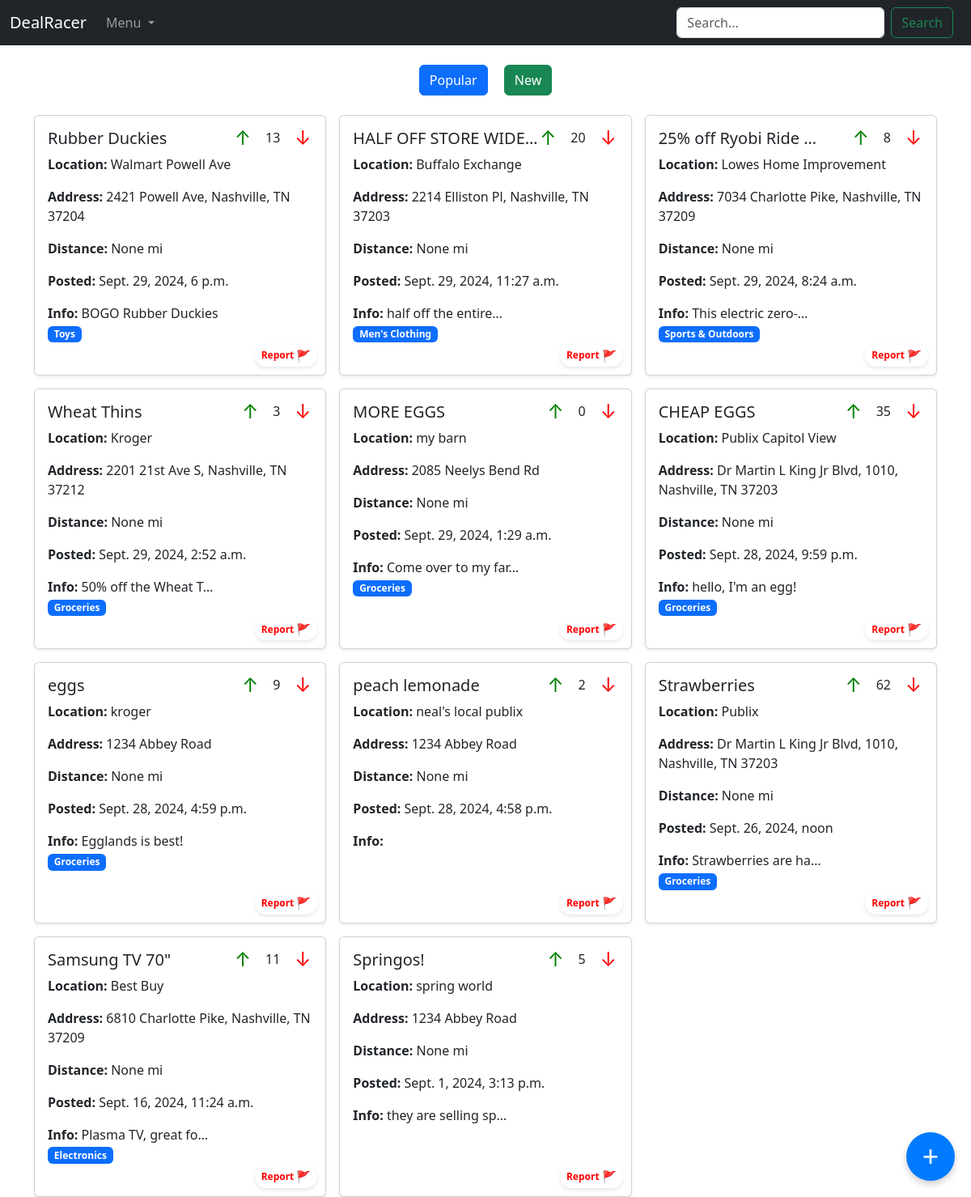
Page /app/ on the earlier database version.
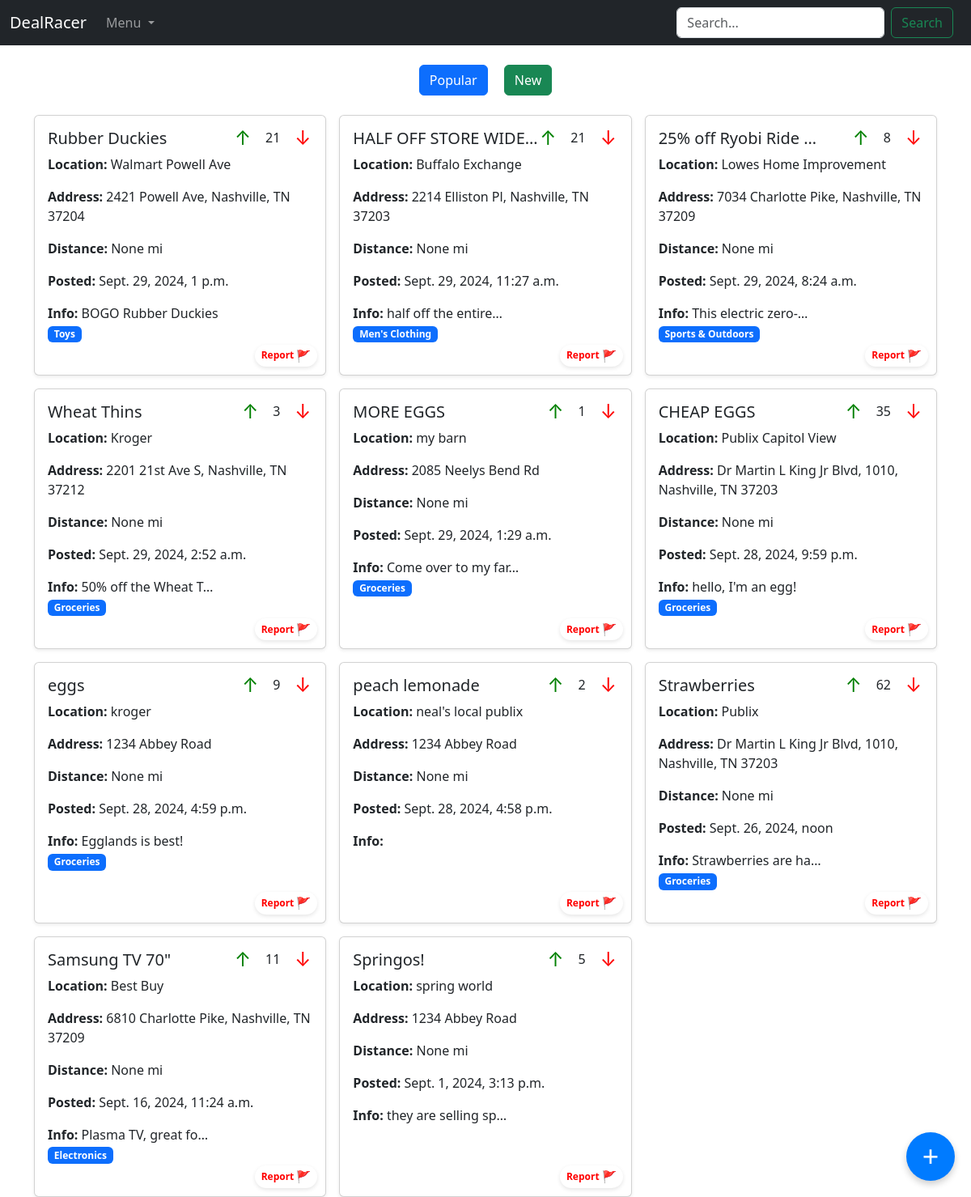
Same page on the later database version.
### deals/models.py (models this page shows, shortened)
class Post(models.Model):
    product_name = models.CharField(max_length=200)
    location_name = models.CharField(max_length = 200)
    location_street_address = models.CharField(max_length = 200)
    location_lat = models.FloatField(default = 36.1446206)
    location_long = models.FloatField(default = -86.8032659)
    info_text = models.CharField(max_length = 500)
    score = models.IntegerField(default = 0)
    post_date = models.DateTimeField("date posted")
    tags = models.ManyToManyField(Tag)

### deals/views.py (the view)
# urls.py: path("", views.home, name="home"),
def home(request) -> HttpResponse:
    user_lat = request.COOKIES.get('user_lat')
    user_long = request.COOKIES.get('user_long')
    print(user_lat, user_long)
    if user_lat and user_long:
        user_coordinates = (float(user_lat), float(user_long))
    else:
        user_coordinates =  None
    post_list = Post.objects.all().order_by("-post_date")
    post_data = []
    if user_coordinates:
        for post in post_list:
            post_coordinates = (post.location_lat, post.location_long)
            distance = geodesic(user_coordinates, post_coordinates).miles
            post_data.append({
                'post': post,
                'distance': round(distance, 2),  # Round to 2 decimal places
            })
    else:
        post_data = [{'post': post, 'distance': None} for post in post_list]
    context = {
        "query": "",
        'post_data': post_data
    }
    response = render(request, 'deals/search.html', context)
    if not user_coordinates:
        response.set_cookie('user_lat', '')
        response.set_cookie('user_long', '')
    return response

### deals/models.py (called while the page is built)
    def __str__(self) -> str:
        return self.name

### deals/templates/deals/search.html (shortened to what this page needs)
<!DOCTYPE html>
<html lang="en">
<head>
    <link href="https://cdn.jsdelivr.net/npm/bootstrap@5.3.0-alpha1/dist/css/bootstrap.min.css" rel="stylesheet">
</head>
<body>
<nav class="navbar navbar-expand-lg navbar-dark bg-dark">
    <div class="container-fluid">
        <a class="navbar-brand" href="{% url 'deals:home' %}">DealRacer</a>
        <div class="collapse navbar-collapse" id="navbarNav">
            <ul class="navbar-nav me-auto">
                <li class="nav-item dropdown">
                    <a class="nav-link dropdown-toggle" href="#" id="navbarDropdown" role="button" data-bs-toggle="dropdown" aria-expanded="false">
                        Menu
                    </a>
                </li>
            </ul>
            <form action="{% url 'deals:search' %}" method="get" class="d-flex">
                <input type="text" name="q" placeholder="Search..." class="form-control search-bar me-2" type="search" aria-label="Search">
                <button class="btn btn-outline-success search-button" type="submit">Search</button>
            </form>
        </div>
    </div>
</nav>
<div class="container my-4">
    <div class="d-flex justify-content-center">
        <form method="get" action="{% url 'deals:search'%}">
            <button class="btn btn-primary mx-2" name="sort" value="-score">Popular</button>
            <button class="btn btn-success mx-2" name="sort" value="-post_date">New</button>
        </form>
    </div>
</div>
<div class="container">
    <div class="row g-3">
        {% if post_data %}
            {% for item in post_data %}
                <div class="col-md-6 col-lg-4">
                    <a href="{% url 'deals:detail' item.post.id %}" style="text-decoration: none; color: inherit;">
                        <div class="card mb-4 shadow-sm h-100">
                            <div class="position-absolute top-0 end-0 p-2">
                                <form method="post" action="{% url 'deals:vote' item.post.id %}" class="d-flex align-items-center">
                                    <button class="vote-btn upvote mx-1" name="upvote">&uarr;</button>
                                    <span class="mx-2">{{ item.post.score }}</span>
                                    <button class="vote-btn downvote mx-1" name="downvote">&darr;</button>
                                </form>
                            </div>
                            <div class="card-body">
                                <div class="d-flex justify-content-between">
                                    <div>
                                        <h5 class="card-title">{{ item.post.product_name|truncatechars:20 }}</h5>
                                        <p class="card-text"><strong>Location: </strong>{{ item.post.location_name }}</p>
                                        <p class="card-text"><strong>Address: </strong>{{ item.post.location_street_address }}</p>
                                        <p class="card-text"><strong>Distance: </strong> {{ item.distance }} mi</p>
                                        <p class="card-text"><strong>Posted: </strong>{{ item.post.post_date }}</p>
                                        <p class="card-text"><strong>Info: </strong>{{ item.post.info_text|truncatechars:20 }}</p>
                                    </div>
                                </div>
                                {% for tag in item.post.tags.all %}
                                    <span class="badge bg-primary">{{ tag }}</span>
                                {% endfor %}
                            </div>
                            <div class="report-flag">
                                <span>Report</span> <span class="flag-icon">🚩</span>
                            </div>
                        </div>
                    </a>
                </div>
            {% endfor %}
        {% else %}
            <p>No posts are available.</p>
        {% endif %}
    </div>
</div>
<a class="new-post-btn" aria-label="New Post" href="{% url 'deals:submit' %}">+</a>
</body>
</html>

Differences in the rows shown:
changed Post "Rubber Duckies": post.score "13" → "21"; post.post_date "Sept. 29, 2024, 6 p.m." → "Sept. 29, 2024, 1 p.m."
changed Post "Buffalo Exchange": post.score "20" → "21"
changed Post "MORE EGGS": post.score "0" → "1"
